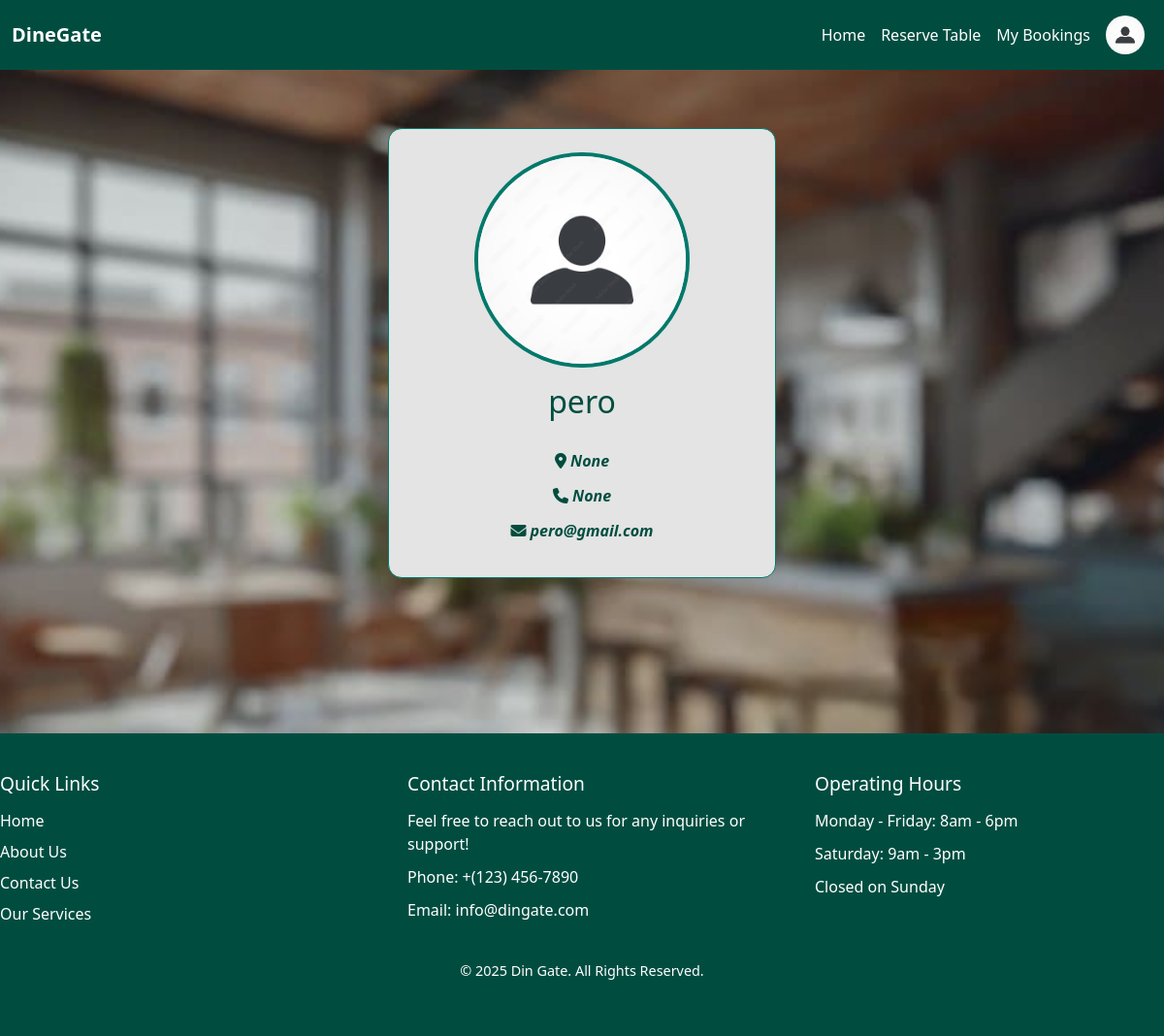
Before: /Customer_profile/1/ (signed in) with the older database file.
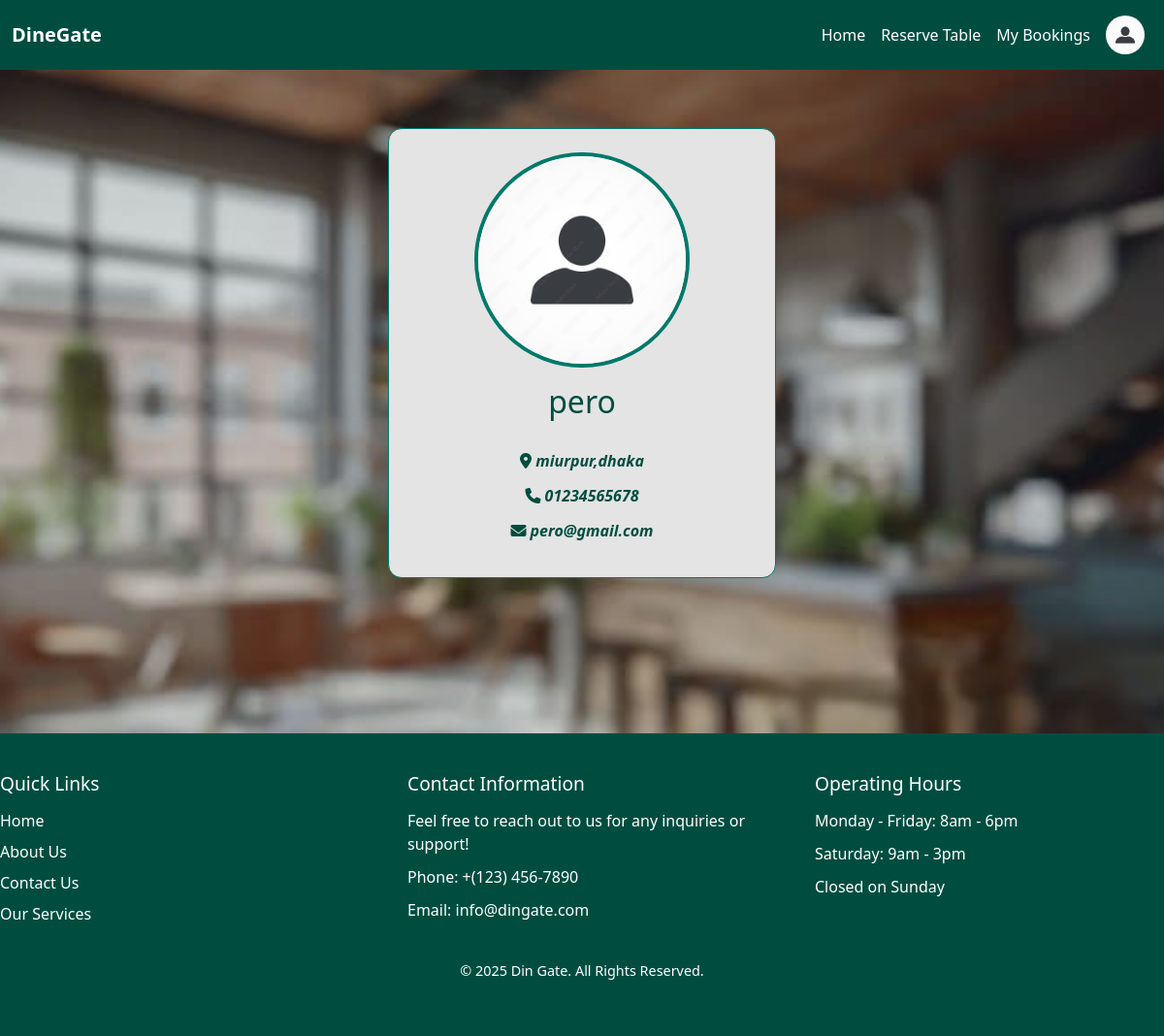
After: the same page with the newer database file.
### account/models.py (models this page shows, shortened)
class CustomerUser(models.Model):
    user_name=models.CharField(max_length=100)
    user_email=models.EmailField(max_length=100,blank=True,null=True)
    user_contect_number=models.CharField(max_length=15,blank=True,null=True)
    user_address=models.CharField(max_length=200,blank=True,null=True)
    user_image=models.ImageField(blank=True,null=True)
    user_password=models.CharField(max_length=200,blank=True,null=True)
    role = models.CharField(max_length=20, default='customer')

### account/views.py (the view)
# urls.py: path('Customer_profile/<str:id>/',a_views.Customer_profile, name='Customer_profile'),
def Customer_profile(request,id):
    customer = CustomerUser.objects.get(pk=id)
    return render(request, 'account/Customer_profile.html', {'customer': customer})

### account/context_processors.py (called while the page is built)
def user_role(request):
    user = None
    role = None
    if request.session.get('user_id'):
        try:
            user = CustomerUser.objects.get(id=request.session['user_id'])
            role = 'customer'
        except CustomerUser.DoesNotExist:
            pass
    elif request.session.get('restaurant_id'):
        try:
            user = Restaurant.objects.get(id=request.session['restaurant_id'])
            role = 'restaurant'
        except Restaurant.DoesNotExist:
            pass
    return {
        'logged_user': user,
        'logged_role': role,
    }

### template/account/Customer_profile.html
{% extends 'base.html' %}
{% load static %}
{% block content %}
<div class="profile-card-wrapper">
  <div class="profile-card-header">
    {% if customer.user_image %}
      <img src="{{ customer.user_image.url }}" alt="User Avatar" class="profile-avatar-img">
    {% else %}
      <img src="{% static 'images/dp2.jpg' %}" alt="Default Avatar" class="profile-avatar-img">
    {% endif %}
    <div class="profile-card-user">
      <h2>{{ customer.user_name }}</h2>
    </div>
  </div>
  <div class="profile-info-block" style="text-align: center;">
    <p><i class="fas fa-map-marker-alt"></i> <b><i> {{ customer.user_address }}</b></i></p>
    <p><i class="fas fa-phone"></i> <b><i>{{ customer.user_contect_number }}</b></i></p>
    <p><i class="fas fa-envelope"></i><b><i> {{ customer.user_email }}</b></i></p>
  </div>
</div>
{% endblock %}

Changed rows visible on the page:
changed CustomerUser "pero": user_address "None" → "miurpur,dhaka"; user_contect_number "None" → "01234565678"
